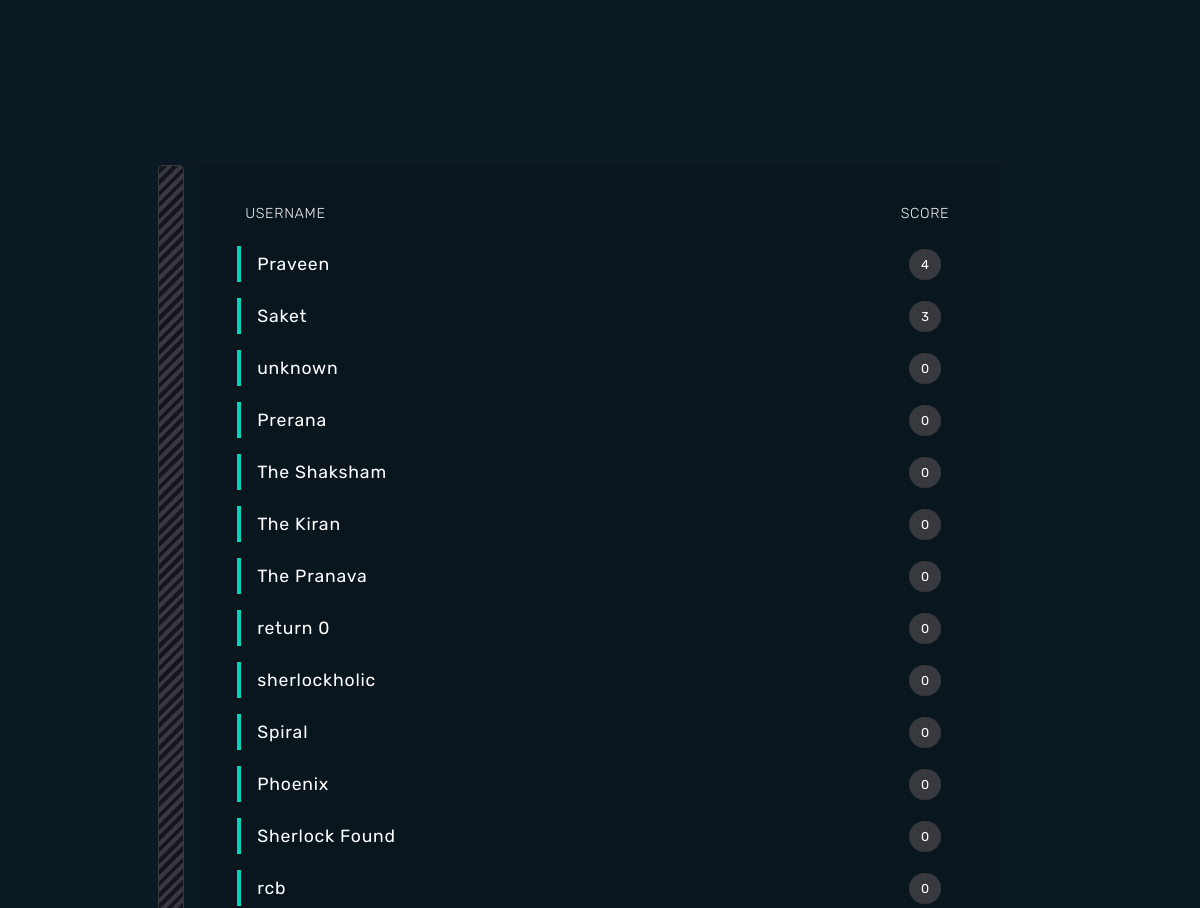
The page /levels/leaderboard/ (middle part) on the database as committed earlier.
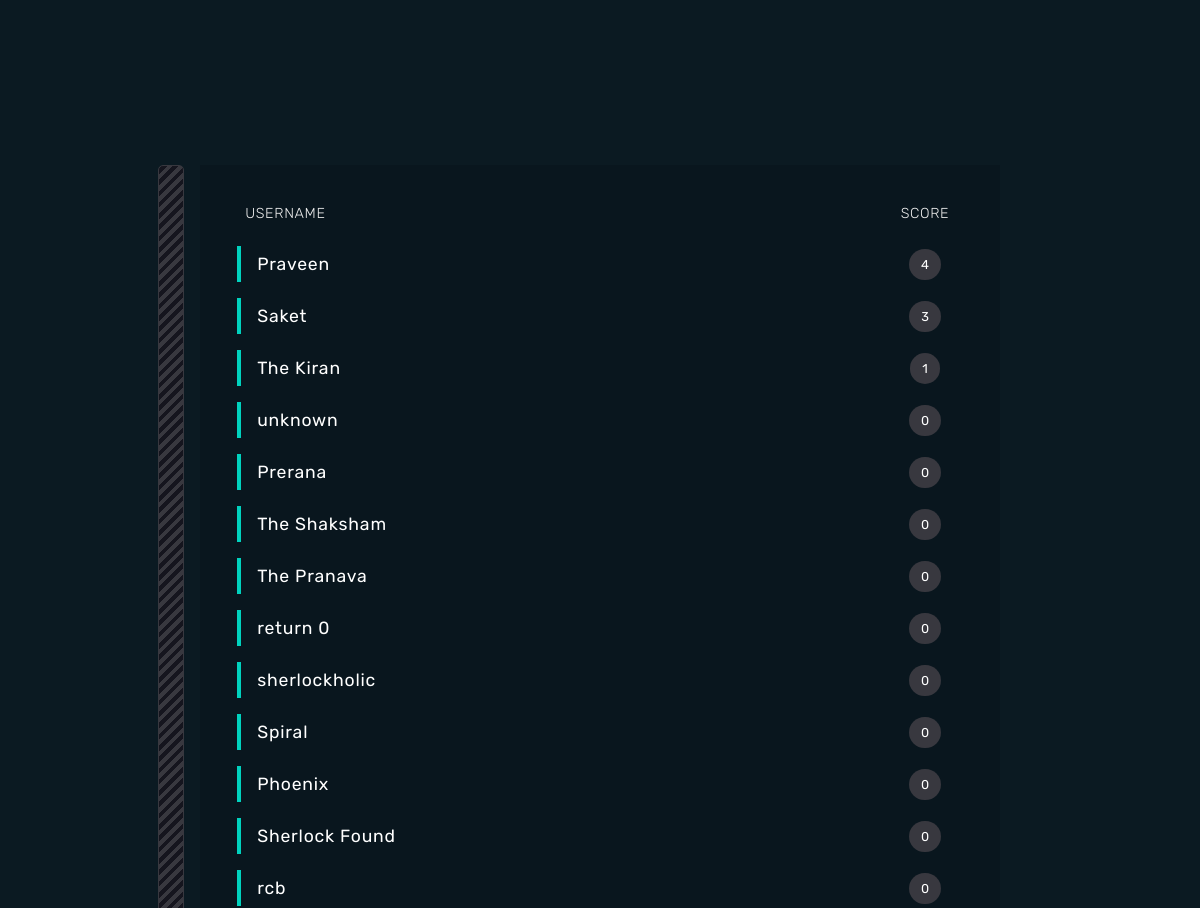
The same page on the database as committed later.
### levels/models.py (models this page shows, shortened)
class User(models.Model):
	userID = models.AutoField(primary_key=True)
	username = models.CharField(max_length=50)
	userKey = models.CharField(max_length=50)
	score = models.IntegerField(default=0)

### levels/views.py (the view)
# urls.py: path('leaderboard/', views.leaderboard, name='leaderboard'),
def leaderboard(request):
	users = User.objects.all().order_by('-score')
	return render(request,'levels/leaderboard.html',{'users':users})

### levels/templates/levels/leaderboard.html (shortened to what this page needs)
<!DOCTYPE html PUBLIC "-//W3C//DTD XHTML 1.0 Strict//EN" "http://www.w3.org/TR/xhtml1/DTD/xhtml1-strict.dtd">
<html xmlns="http://www.w3.org/1999/xhtml">
<head>
{% load static %}
<link href="{% static "css/default.css" %}" rel="stylesheet" type="text/css" />
</head>
<body>
<div id="page">
     <table>
      <tbody>
        <tr>
          <th>
          </th>
          <th>
            Username
          </th>
          <th>
            Score
          </th>
        </tr>
      </tbody>
      {% for user in users%}
        <br>
        <tr class="user">
          <td class="position">{{loop.index}}</td>
          <td class="user" style="border-left: 4px solid rgb(0, 210, 190);"> {{user.username}}</td>
          <td class="score"><span>{{user.score}}</span></td>
      </tr>
        </div>
    {%endfor%}
</body>
</html>

### levels/static/css/default.css (style rules this page uses)
body { margin: 0; padding: 0; background: #0B1A22 ; font-family: "Trebuchet MS", Arial, Helvetica, sans-serif; font-size: 13px; color: #FFFFFF; }
#page { width: 730px; margin: 0 auto; padding: 30px 0; }

### levels/templates/levels/leaderboard.html (style rules this page uses)
#page { display: flex; flex-direction: column; align-items: center; }
table { background: #09161E; color: #fff; font-family: 'Rubik', sans-serif; margin: 0rem 1rem; position: relative; width: calc(90vw - 2rem); max-width: 800px; border-spacing: 0 1rem; }
table:before { position: absolute; content: ''; right: calc(100% + 1rem); top: 0; height: 100%; width: 1.5rem; border-radius: 5px; border: 1px solid #38383F; background: repeating-linear-gradient(-45deg, #15151E 0px, #15151E 4px, #38383F 4px, #38383F 8px); }
table tr>* { text-align: center; padding: 0.5rem; }
table tr>*:nth-child(2) { text-align: left; }
table th { font-weight: 300; letter-spacing: 0.04rem; font-size: 0.9rem; color: #eee; text-transform: uppercase; }
table td.position { font-weight: 500; }
table td.user { padding-left: 1rem; font-size: 1.1rem; letter-spacing: 0.05rem; }
table td.score span { background: #38383F; border-radius: 30px; padding: 0.5rem 0.75rem; font-size: 0.8rem; text-transform: uppercase; }

Rows that differ between the two databases and show on the page:
changed User "The Kiran": score "0" → "1"; moves up the list
